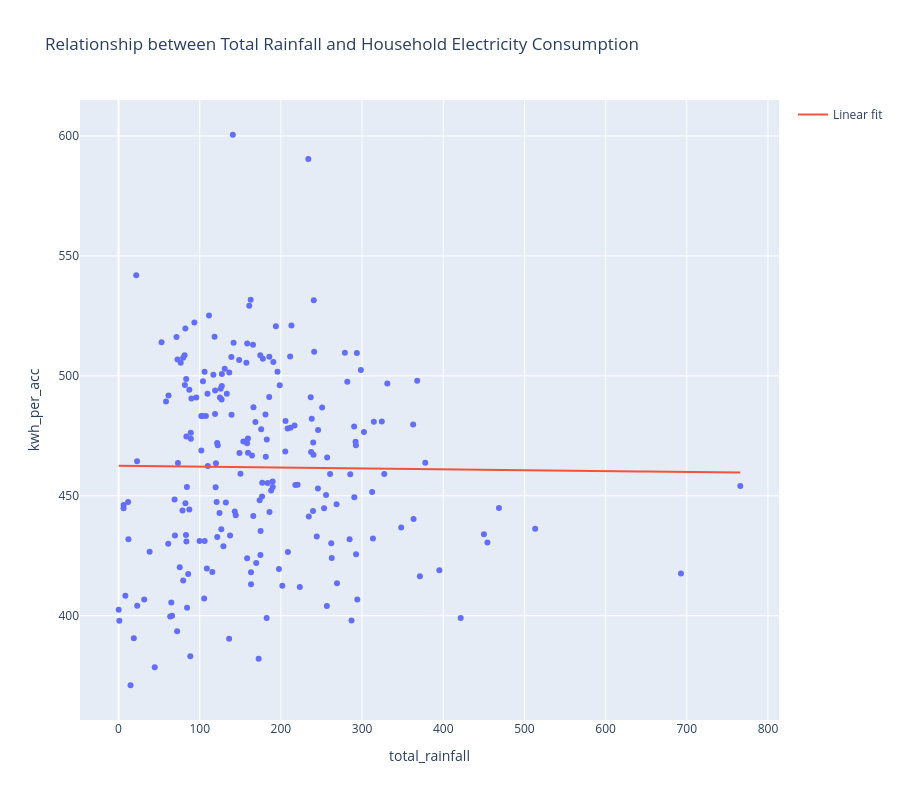

Notebook cell for this chart:
### Markdown cell above
Now, let us compare with the scatterplot between the household consumption of electricity, with the total rainfall. This allows us to see the difference between scatterplots with mild correlation and scatterplots with little correlation.

### Code cell
df = elec[['total_rainfall', 'kwh_per_acc']].dropna().copy()

fig = px.scatter(
    df,
    x='total_rainfall',
    y='kwh_per_acc',
    width=900,
    height=800,
    title='Relationship between Total Rainfall and Household Electricity Consumption'
)

# simple linear fit
m, b = np.polyfit(df['total_rainfall'], df['kwh_per_acc'], 1)
x_line = np.linspace(df['total_rainfall'].min(), df['total_rainfall'].max(), 100)
y_line = m * x_line + b

fig.add_trace(
    go.Scatter(
        x=x_line,
        y=y_line,
        mode='lines',
        name='Linear fit'
    )
)

fig.show()

### Figure 1 — Plotly figure (JSON) as saved in the notebook; plotly's stock layout.template omitted (floating-point values rounded to 4 significant figures; data arrays with more than 128 entries replaced by an {"elided": "..."} marker saying what was removed)
{"data": [{"hovertemplate": "total_rainfall=%{x}<br>kwh_per_acc=%{y}<extra></extra>", "legendgroup": "", "marker": {"color": "#636efa", "symbol": "circle"}, "mode": "markers", "name": "", "orientation": "v", "showlegend": false, "type": "scatter", "x": {"elided": "210 float values"}, "xaxis": "x", "y": {"elided": "210 float values"}, "yaxis": "y"}, {"mode": "lines", "name": "Linear fit", "type": "scatter", "x": [0.2, 7.934, 15.67, 23.4, 31.14, 38.87, 46.61, 54.34, 62.07, 69.81, 77.54, 85.28, 93.01, 100.7, 108.5, 116.2, 123.9, 131.7, 139.4, 147.2, 154.9, 162.6, 170.4, 178.1, 185.8, 193.6, 201.3, 209.0, 216.8, 224.5, 232.2, 240.0, 247.7, 255.4, 263.2, 270.9, 278.6, 286.4, 294.1, 301.8, 309.6, 317.3, 325.0, 332.8, 340.5, 348.2, 356.0, 363.7, 371.4, 379.2, 386.9, 394.7, 402.4, 410.1, 417.9, 425.6, 433.3, 441.1, 448.8, 456.5, 464.3, 472.0, 479.7, 487.5, 495.2, 502.9, 510.7, 518.4, 526.1, 533.9, 541.6, 549.3, 557.1, 564.8, 572.5, 580.3, 588.0, 595.7, 603.5, 611.2, 618.9, 626.7, 634.4, 642.2, 649.9, 657.6, 665.4, 673.1, 680.8, 688.6, 696.3, 704.0, 711.8, 719.5, 727.2, 735.0, 742.7, 750.4, 758.2, 765.9], "y": [462.5, 462.5, 462.4, 462.4, 462.4, 462.4, 462.3, 462.3, 462.3, 462.2, 462.2, 462.2, 462.2, 462.1, 462.1, 462.1, 462.0, 462.0, 462.0, 462.0, 461.9, 461.9, 461.9, 461.8, 461.8, 461.8, 461.7, 461.7, 461.7, 461.7, 461.6, 461.6, 461.6, 461.5, 461.5, 461.5, 461.5, 461.4, 461.4, 461.4, 461.3, 461.3, 461.3, 461.3, 461.2, 461.2, 461.2, 461.1, 461.1, 461.1, 461.1, 461.0, 461.0, 461.0, 460.9, 460.9, 460.9, 460.9, 460.8, 460.8, 460.8, 460.7, 460.7, 460.7, 460.7, 460.6, 460.6, 460.6, 460.5, 460.5, 460.5, 460.5, 460.4, 460.4, 460.4, 460.3, 460.3, 460.3, 460.3, 460.2, 460.2, 460.2, 460.1, 460.1, 460.1, 460.1, 460.0, 460.0, 460.0, 459.9, 459.9, 459.9, 459.9, 459.8, 459.8, 459.8, 459.7, 459.7, 459.7, 459.6]}], "layout": {"height": 800, "legend": {"tracegroupgap": 0}, "title": {"text": "Relationship between Total Rainfall and Household Electricity Consumption"}, "width": 900, "xaxis": {"anchor": "y", "domain": [0, 1], "title": {"text": "total_rainfall"}}, "yaxis": {"anchor": "x", "domain": [0, 1], "title": {"text": "kwh_per_acc"}}}}
